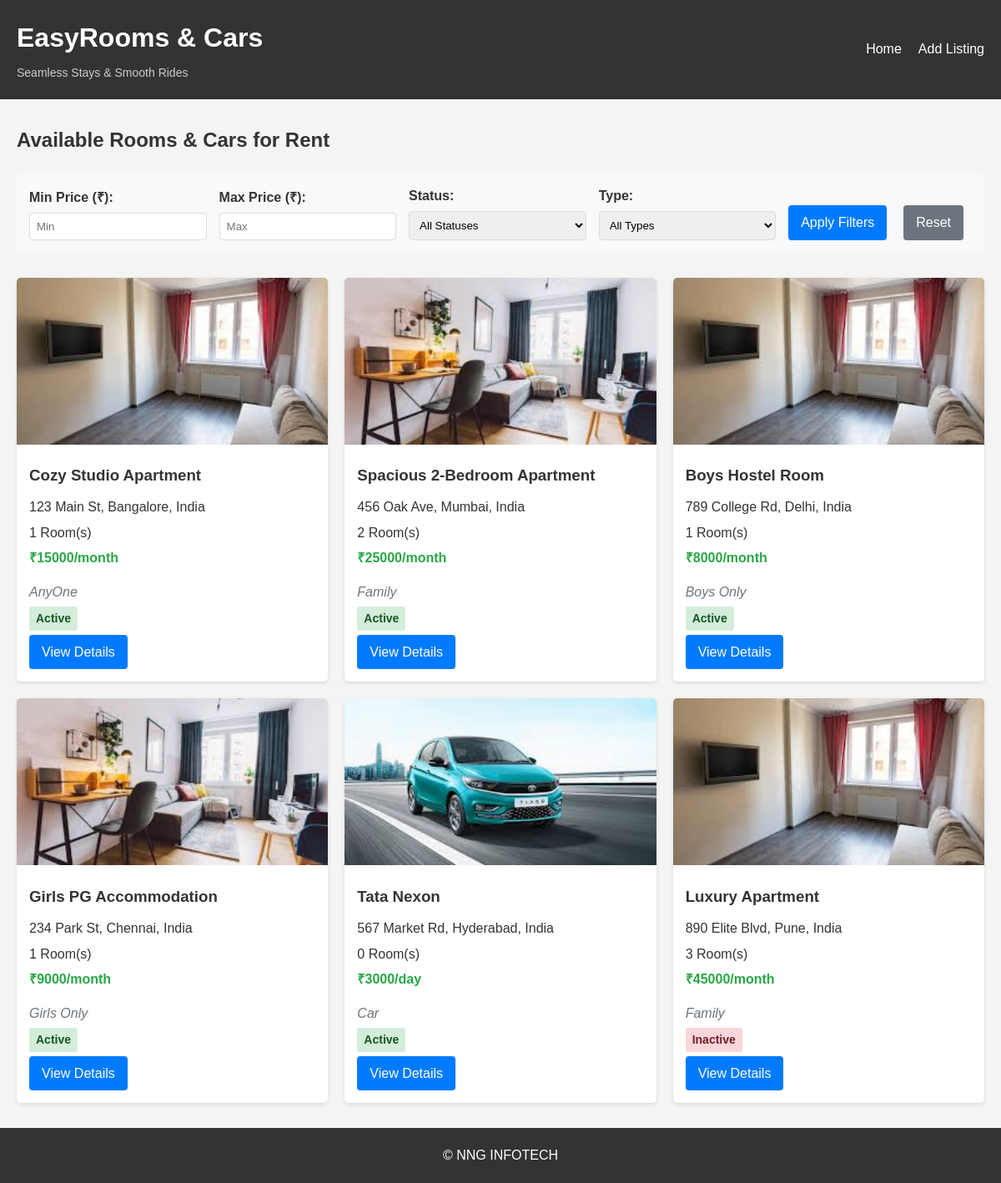
The page / on the database its author committed.
### app.py (models this page shows)
class Listing(db.Model):
    id = db.Column(db.String(36), primary_key=True)
    title = db.Column(db.String(100), nullable=False)
    address = db.Column(db.String(200), nullable=False)
    rooms = db.Column(db.Integer, nullable=False)
    price = db.Column(db.Integer, nullable=False)
    price_type = db.Column(db.String(10), default='month')  # 'month' or 'day'
    description = db.Column(db.Text, nullable=False)
    owner_name = db.Column(db.String(100), nullable=False)
    owner_email = db.Column(db.String(100), nullable=False)
    owner_phone = db.Column(db.String(20), nullable=False)
    status = db.Column(db.String(20), nullable=False)
    type = db.Column(db.String(20), nullable=False)
    created_at = db.Column(db.DateTime, default=datetime.utcnow)
    updated_at = db.Column(db.DateTime, default=datetime.utcnow, onupdate=datetime.utcnow)
    images = db.relationship('Image', backref='listing', lazy=True, cascade="all, delete-orphan")
    def to_dict(self):
        return {
            'id': self.id,
            'title': self.title,
            'address': self.address,
            'rooms': self.rooms,
            'price': self.price,
            'price_type': self.price_type,
            'description': self.description,
            'owner_name': self.owner_name,
            'owner_email': self.owner_email,
            'owner_phone': self.owner_phone,
            'status': self.status,
            'type': self.type,
            'images': [image.filename for image in self.images]
        }

class Image(db.Model):
    id = db.Column(db.Integer, primary_key=True)
    filename = db.Column(db.String(255), nullable=False)
    listing_id = db.Column(db.String(36), db.ForeignKey('listing.id'), nullable=False)
    created_at = db.Column(db.DateTime, default=datetime.utcnow)

### app.py (the view)
@app.route('/')
def index():
    min_price = request.args.get('min_price', '')
    max_price = request.args.get('max_price', '')
    status = request.args.get('status', '')
    type = request.args.get('type', '')
    query = Listing.query
    if min_price and min_price.isdigit():
        min_price_value = int(min_price)
        query = query.filter(Listing.price >= min_price_value)
    if max_price and max_price.isdigit():
        max_price_value = int(max_price)
        query = query.filter(Listing.price <= max_price_value)
    if status:
        query = query.filter(Listing.status == status)
    if type:
        query = query.filter(Listing.type == type)
    filtered_listings = query.all()
    listings = [listing.to_dict() for listing in filtered_listings]
    status_options = db.session.query(Listing.status).distinct().all()
    status_options = sorted([status[0] for status in status_options])
    type_options = db.session.query(Listing.type).distinct().all()
    type_options = sorted([type[0] for type in type_options])
    return render_template('index.html',
                          listings=listings,
                          min_price=min_price,
                          max_price=max_price,
                          status=status,
                          type=type,
                          status_options=status_options,
                          type_options=type_options)

### templates/index.html (shortened to what this page needs)
{% extends 'base.html' %}
{% block content %}
    <div class="filter-section">
        <h2>Available Rooms & Cars for Rent</h2>
        <form method="GET" action="{{ url_for('index') }}" class="filter-form">
            <div class="filter-controls">
                <div class="filter-group">
                    <label for="min_price">Min Price (₹):</label>
                    <input type="number" id="min_price" name="min_price" min="0" value="{{ min_price }}" placeholder="Min">
                </div>
                <div class="filter-group">
                    <label for="max_price">Max Price (₹):</label>
                    <input type="number" id="max_price" name="max_price" min="0" value="{{ max_price }}" placeholder="Max">
                </div>
                <div class="filter-group">
                    <label for="status">Status:</label>
                    <select id="status" name="status">
                        <option value="">All Statuses</option>
                    </select>
                </div>
                <div class="filter-group">
                    <label for="type">Type:</label>
                    <select id="type" name="type">
                        <option value="">All Types</option>
                    </select>
                </div>
                <div class="filter-actions">
                    <button type="submit" class="btn btn-filter">Apply Filters</button>
                    <a href="{{ url_for('index') }}" class="btn btn-reset">Reset</a>
                </div>
            </div>
        </form>
    </div>
    {% if listings|length == 0 %}
        <div class="no-results">
            <p>No listings found matching your criteria. Please try different filters.</p>
        </div>
    {% else %}
        <div class="listings-grid">
            {% for listing in listings %}
                <div class="listing-card">
                    <div class="listing-image">
                        {% if listing.images %}
                            <img src="{{ url_for('static', filename='uploads/' + listing.images[0]) }}" alt="{{ listing.title }}">
                        {% else %}
                            <img src="{{ url_for('static', filename='uploads/1f8ecf990061459ebdf2bdb3887afd92_images.jpeg') }}" alt="{{ listing.title }}">
                        {% endif %}
                    </div>
                    <div class="listing-details">
                        <h3>{{ listing.title }}</h3>
                        <p class="address">{{ listing.address }}</p>
                        <p class="rooms">{{ listing.rooms }} Room(s)</p>
                        <p class="price">₹{{ listing.price }}{% if listing.price_type == 'day' %}/day{% else %}/month{% endif %}</p>
                        <p class="listing-type">{{ listing.type }}</p>
                        <p class="listing-status {{ listing.status.lower() }}">{{ listing.status }}</p>
                        <div class="listing-actions">
                            <a href="{{ url_for('listing_detail', listing_id=listing.id) }}" class="btn">View Details</a>
                        </div>
                    </div>
                </div>
            {% endfor %}
        </div>
    {% endif %}
{% endblock %}

### templates/base.html (shortened to what this page needs)
<!DOCTYPE html>
<html lang="en">
<head>
    <link rel="stylesheet" href="{{ url_for('static', filename='css/style.css') }}">
</head>
<body>
    <header>
        <div class="container">
            <div class="brand">
                <h1><a href="{{ url_for('index') }}">EasyRooms & Cars</a></h1>
                <p class="tagline">Seamless Stays & Smooth Rides</p>
            </div>
            <nav>
                <ul>
                    <li><a href="{{ url_for('index') }}">Home</a></li>
                    <li><a href="{{ url_for('add_listing') }}">Add Listing</a></li>
                </ul>
            </nav>
        </div>
    </header>
    <main class="container">
        {% block content %}{% endblock %}
    </main>
    <footer>
        <div class="container">
            <p>&copy; NNG INFOTECH</p>
        </div>
    </footer>
</body>
</html>

### static/css/style.css (style rules this page uses)
* { box-sizing: border-box; margin: 0; padding: 0; }
body { font-family: Arial, sans-serif; line-height: 1.6; color: #333; background-color: #f4f4f4; }
.container { max-width: 1200px; margin: 0 auto; padding: 0 20px; }
h1, h2, h3 { margin-bottom: 20px; }
a { text-decoration: none; color: #333; }
header { background-color: #333; color: #fff; padding: 20px 0; margin-bottom: 30px; }
header .container { display: flex; justify-content: space-between; align-items: center; }
.brand { display: flex; flex-direction: column; }
.brand h1 { margin-bottom: 5px; }
.brand h1 a { color: #fff; text-decoration: none; }
.tagline { font-size: 14px; color: #ccc; margin: 0; }
nav ul { display: flex; list-style: none; }
nav ul li { margin-left: 20px; }
nav ul li a { color: #fff; }
.listings-grid { display: grid; grid-template-columns: repeat(auto-fill, minmax(300px, 1fr)); gap: 20px; margin-bottom: 30px; }
.listing-card { background-color: #fff; border-radius: 5px; box-shadow: 0 2px 5px rgba(0, 0, 0, 0.1); overflow: hidden; }
.listing-image img { width: 100%; height: 200px; object-fit: cover; }
.listing-details { padding: 15px; }
.listing-details h3 { margin-bottom: 10px; }
.listing-details p { margin-bottom: 5px; }
.price { font-weight: bold; color: #28a745; margin-bottom: 15px !important; }
.btn { display: inline-block; background-color: #007bff; color: #fff; padding: 8px 15px; border: none; border-radius: 4px; cursor: pointer; font-size: 16px; margin-right: 10px; }
label { display: block; margin-bottom: 5px; font-weight: bold; }
input, textarea { width: 100%; padding: 10px; border: 1px solid #ddd; border-radius: 4px; }
footer { background-color: #333; color: #fff; text-align: center; padding: 20px 0; margin-top: 30px; }
.filter-section { margin-bottom: 30px; }
.filter-form { background-color: #f8f9fa; padding: 15px; border-radius: 5px; margin-top: 15px; }
.filter-controls { display: flex; flex-wrap: wrap; align-items: flex-end; gap: 15px; }
.filter-group { flex: 1; min-width: 150px; }
.filter-group label { display: block; margin-bottom: 5px; font-weight: bold; }
.filter-group input, .filter-group select { width: 100%; padding: 8px; border: 1px solid #ddd; border-radius: 4px; }
.filter-actions { display: flex; gap: 10px; }
.btn-filter { background-color: #007bff; }
.btn-reset { background-color: #6c757d; }
.listing-status { display: inline-block; padding: 3px 8px; border-radius: 3px; font-size: 14px; font-weight: bold; margin-bottom: 10px; }
.listing-status.active { background-color: #d4edda; color: #155724; }
.listing-status.inactive { background-color: #f8d7da; color: #721c24; }
.listing-type { font-style: italic; color: #6c757d; margin-bottom: 5px; }

### rows shown on the page
Listing: filename (picture), title "Cozy Studio Apartment", address "123 Main St, Bangalore, India", rooms "1", price "15000", price_type "/month", type "AnyOne", status "Active"
Listing: filename (picture), title "Spacious 2-Bedroom Apartment", address "456 Oak Ave, Mumbai, India", rooms "2", price "25000", price_type "/month", type "Family", status "Active"
Listing: filename (picture), title "Boys Hostel Room", address "789 College Rd, Delhi, India", rooms "1", price "8000", price_type "/month", type "Boys Only", status "Active"
Listing: filename (picture), title "Girls PG Accommodation", address "234 Park St, Chennai, India", rooms "1", price "9000", price_type "/month", type "Girls Only", status "Active"
Listing: filename (picture), title "Tata Nexon", address "567 Market Rd, Hyderabad, India", rooms "0", price "3000", price_type "/day", type "Car", status "Active"
Listing: filename (picture), title "Luxury Apartment", address "890 Elite Blvd, Pune, India", rooms "3", price "45000", price_type "/month", type "Family", status "Inactive"
